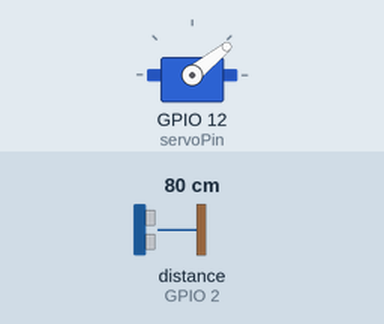
Simulated run of this sketch. Board: ESP32. Parts: servo. Wiring (inferred from the names in the program): ultrasonic range finder: trigger GPIO 4; echo GPIO 2. Inputs (shaded band) come from the test bench; at power-on: distance to the obstacle (sensor on GPIO 2) 80 cm. The echo pulse lasts 58.3 µs per cm; what the sketch prints to the serial monitor is not drawn.

Above: at 1.2 s.
1.3 s: distance to the obstacle (sensor on GPIO 2) set to 2 cm
At 1.76 s:
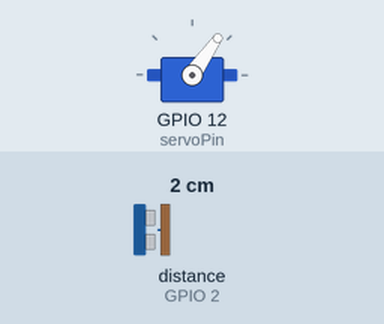
4.3 s: distance to the obstacle (sensor on GPIO 2) set to 120 cm
At 5.0 s:
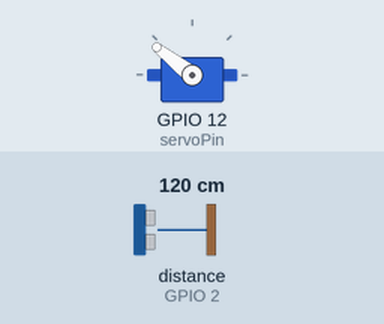
7.3 s: distance to the obstacle (sensor on GPIO 2) set to 4 cm
At 8.1 s:
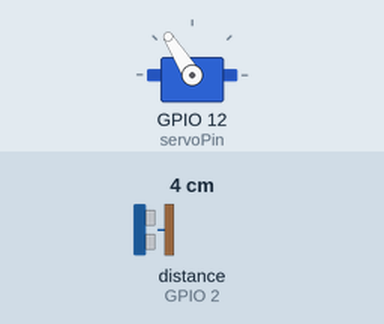
10.3 s: distance to the obstacle (sensor on GPIO 2) set to 250 cm
Timing chart, 0 to 14.3 s (numbered marks = the images above; inputs shaded):
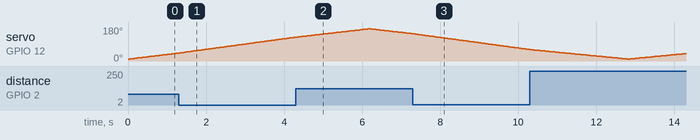

The sketch:

ESP32Ver.ino
```cpp
// Cargar la librería Servo
#include <ESP32Servo.h>
// Definir pines Trig y Echo del sensor
const int trigPin = 4;
const int echoPin = 2;
const int servoPin = 12;

long duration;
int distance;
Servo myServo;
void setup() {
  pinMode(trigPin, OUTPUT);
  pinMode(echoPin, INPUT);
  Serial.begin(9600);
  myServo.attach(servoPin);
}

void loop() {
  // rota el servo motor desde 10 hasta 170 grados
  for(int i=10; i<=170; i+=1){
     myServo.write(i);
     delay(35);
     distance = calculateDistance();

     Serial.print(i); // Envía los grados a la GUI
     Serial.print(",");
     Serial.print(distance); // Envia la información de distancia a la GUI
     Serial.print(".");
  }
  // Regresar de 170 a 10 grados
  for(int i=170; i>10; i-=1){
     myServo.write(i);
     delay(35);
     distance = calculateDistance();

     Serial.print(i);
     Serial.print(",");
     Serial.print(distance);
     Serial.print(".");
  }
}


// Función para calcular la distancia usando el sensor ultrsonico

int calculateDistance(){

  digitalWrite(trigPin, LOW);
  delayMicroseconds(2);
  digitalWrite(trigPin, HIGH);
  delayMicroseconds(10);
  digitalWrite(trigPin, LOW);
  duration = pulseIn(echoPin, HIGH); //Lectura del echoPin, regresa la onda de sonido
  distance = duration*0.034/2;
  return distance;
}
```
